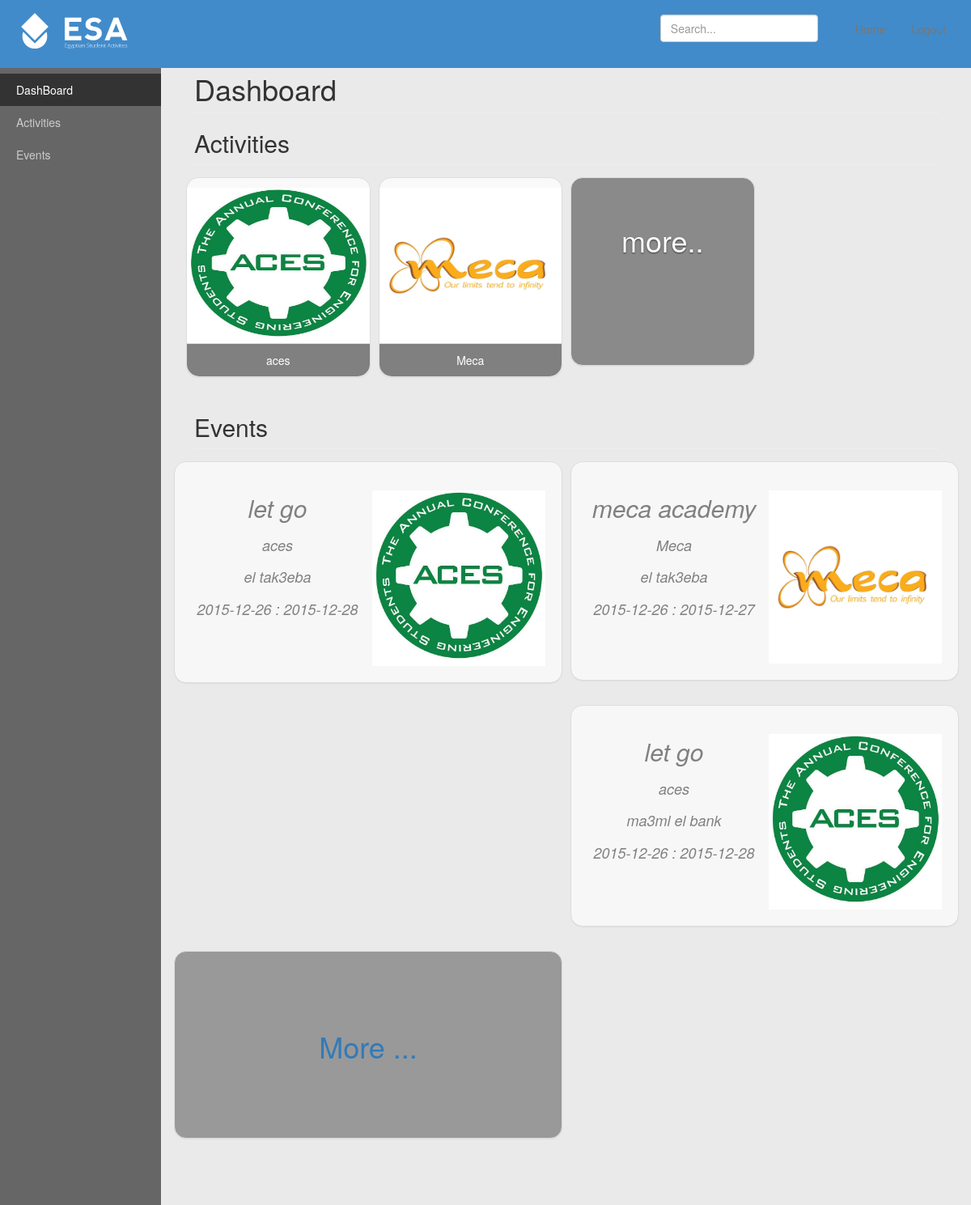
The page /DB/index.php (signed in) on the database its author committed.
### tables this page shows
CREATE TABLE `student_activity` (
  `SA_ID` int(10) UNSIGNED NOT NULL,
  `Name` varchar(100) NOT NULL,
  `Desc` text,
  `imgPath` text,
  `password` varchar(50) NOT NULL,
  `website` varchar(100) DEFAULT NULL,
  `prof_code` int(10) UNSIGNED NOT NULL
);

CREATE TABLE `campaign` (
  `SA_ID` int(10) UNSIGNED NOT NULL,
  `Camp_Name` varchar(100) NOT NULL,
  `Start_Date` date NOT NULL,
  `End_Date` date NOT NULL
);

CREATE TABLE `campaign_location` (
  `SA_ID` int(10) UNSIGNED NOT NULL,
  `Camp_Name` varchar(100) NOT NULL,
  `location` varchar(100) NOT NULL
);

### DB/index.php (the view, shortened to what this page needs)
<?php
	require_once( 'sql-login.php' );
?>
<!DOCTYPE html>
<html>
	<head>
		<link rel="stylesheet" href="./css/bootstrap.min.css">
        <link rel="stylesheet" href="./css/css.css">
</head>
  <body style = "background-color:#EAEAEA;">
    <nav class="navbar navbar-fixed-top navbar-default">
      <div class="container-fluid">
        <div class="navbar-header">
          <a href="index.php">
          <img src="logo.png">
          </a>
        </div>
        <div id="navbar" class="navbar-collapse collapse">
          <ul class="nav navbar-nav navbar-right">
          <?php if(isset($_SESSION['SA_admin'])){
			  echo '<li><a id="home" class="btn" href="activity.php?page='.$_SESSION['SA_admin'].'">Home</a></li><li><a id="logout" class="btn" href="logout.php">Logout</a></li>';
		  }
		  else echo'<li><a id="login" class="btn" href="login.php">I\'m a Student Activity</a></li>';?>
          </ul>
          <form class="navbar-form navbar-right">
            <input type="text" class="form-control" placeholder="Search...">
          </form>
        </div>
      </div>
    </nav>
    <div class="container-fluid">
      <div class="row">
        <div class="col-sm-3 col-md-2 sidebar">
          <ul class="nav nav-sidebar">
            <li class="active"><a href="index.php">DashBoard</a></li>
            <li><a href="activities.php">Activities</a></li>
            <li><a href="campaigns.php">Events</a></li>
          </ul>
        </div>
        <div class="col-sm-9 col-sm-offset-3 col-md-10 col-md-offset-2 main">
          <h1 class="page-header">Dashboard</h1>
		  <h2 class="sub-header">Activities</h2>
              <div class="row placeholders">
				<?php
				$sql = "SELECT `SA_ID`, `Name`, `imgPath` FROM `student_activity` ORDER BY RAND() LIMIT 3";
				$result = mysqli_query($connection,$sql);
				while($row = mysqli_fetch_assoc($result)){
                echo '<div class="col-sm-3">
                    <div class="panel panel-default no-padding" style="background-color:#F9F9F9; border-radius:15px;" >
                        <a href="activity.php?page='.$row['SA_ID'].'" class="ui-btn ui-btn-inline ui-corner-all ui-shadow">
                        <img src="'.$row['imgPath'].'" class="img" alt="logo" width="100%" height="192px" style="margin-top:12px;">
                        <div class="panel-footer" style="background-color:gray; border-radius:0px 0px 15px 15px">'.$row['Name'].'</div></a>
                    </div>
                </div>';
				}
				?>
                <div class="col-sm-3">
                    <div class="panel panel-default no-padding" style="background-color:#8A8A8A; border-radius:15px; height:233px;"  >
                    <a href="activities.php" class="ui-btn ui-btn-inline ui-corner-all ui-shadow">
                    <div class="carousel-caption"><h1 class="text-align" style="margin-top:-150px">more..</h1></div></a>
                    </div>
               </div>
			<div class="col-sm-12" style="text-align: left;">
          <h2 class="sub-header">Events</h2>
		  </div>
           <div class="row placeholders">
           <?php
		   		$query  = "SELECT student_activity.SA_ID,student_activity.Name,campaign.Camp_Name,campaign_location.location,campaign.Start_Date,campaign.End_Date,student_activity.imgPath FROM `student_activity`,`campaign`,`campaign_location` WHERE `student_activity`.`SA_ID`=`campaign`.`SA_ID` AND `campaign`.`SA_ID`=`campaign_location`.`SA_ID` AND `campaign`.`Camp_Name`=`campaign_location`.`Camp_Name` ORDER BY RAND() LIMIT 3";
				$result = mysqli_query($connection,$query);
				while($row = mysqli_fetch_assoc($result)){
           echo'<div class="col-sm-6">
                <div class="panel panel-default" style="background-color:#F7F7F7; border-radius:15px;">
                    <a href="campaign.php?sa='.$row["SA_ID"].'&camp='.$row['Camp_Name'].'" style="display:block">
                    	<div class="panel-body">
                        	<div class="col-sm-6">
                            <font color="gray"><h2><i>'.$row["Camp_Name"].'</i><h1></font>
                                <font color="gray"><h4><i>'.$row["Name"].'</i><h3></font>
                                <font color="gray"><h4><i>'.$row["location"].'</i><h3></font>
                                <font color="gray"><h4><i>'.$row["Start_Date"].' : '.$row["End_Date"].'</i><h3></font>
                            </div>
                            <div class="col-sm-6">
                                <img src="'.$row["imgPath"].'" class="img" alt="meca logo" width="100%" height="100%" style="margin-top:15px;" >
                            </div>
                       </div>
                    </a>
                </div>
              </div>';
				}
			  ?>
           <div class="col-sm-6">
                <div class="panel panel-default no-padding" style="background-color:#999;height:232px; border-radius:15px;s">
                    <a href="campaigns.php" style="display:block">
                    	<div class="panel-body no-padding">
                            	<h1 style="margin-top:97px; margin-bottom:120px;"> More ...</h1>
                       </div>
                    </a>
                </div>
              </div>
           </div>
        </div>
      </div>
    </div>
</body>
</html>

### DB/css/css.css (style rules this page uses)
.btn { white-space: normal; }
.no-padding { padding: 0; }
.col-sm-3 { padding: 5px; }
.col-sm-6 { padding: 5px; }
body { padding-top: 50px; }
.panel>a { display:block; text-decoration:none; }
.panel>a>.panel-footer { color:#FFF; }
.sub-header { padding-bottom: 10px; border-bottom: 1px solid #eee; }
.navbar-fixed-top { border: 0; background:#428bca; padding:10px 0px; }
.navbar-form { border-width:0px; }
.navbar-nav { padding:0 15px; }
.sidebar { display: none; position: fixed; top: 71px; bottom: 0; left: 0; z-index: 1000; padding: 20px; overflow-x: hidden; overflow-y: auto; background-color: #666; border-right: 1px solid #eee; }
@media (min-width: 768px) { .sidebar { display: block; } }
.nav-sidebar { margin-right: -21px; margin-bottom: 20px; margin-left: -20px; }
.nav-sidebar > li > a { padding-right: 20px; padding-left: 20px; color:#CCC; }
.nav-sidebar > .active > a, .nav-sidebar > .active > a:hover, .nav-sidebar > .active > a:focus { color: #fff; background-color: #333; }
.main { padding: 40px; }
@media (min-width: 768px) { .main { padding-right: 40px; padding-left: 40px; } }
.main .page-header { margin-top: 0; }
.placeholders { margin-bottom: 30px; text-align: center; }
.placeholders h4 { margin-bottom: 0; }

### rows shown on the page
student_activity: imgPath (picture), Name "aces", campaign.Camp_Name "let go", campaign_location.location "el tak3eba", campaign.Start_Date "2015-12-26", campaign.End_Date "2015-12-28", campaign_location.location "ma3ml el bank"
student_activity: imgPath (picture), Name "Meca", campaign.Camp_Name "meca academy", campaign_location.location "el tak3eba", campaign.Start_Date "2015-12-26", campaign.End_Date "2015-12-27"
